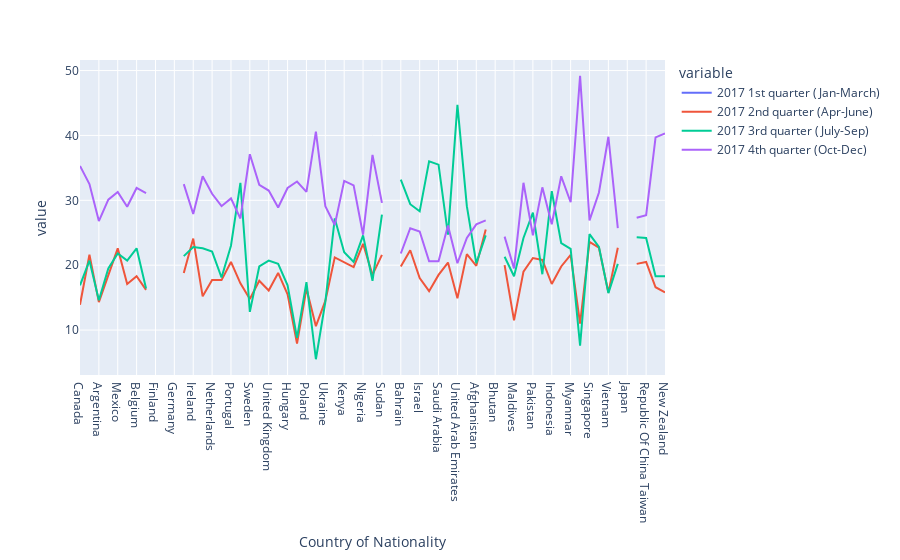

Here is the notebook cell this chart was saved with:
### Code cell
cols = ['2017 1st quarter (Jan-March) ','2017 2nd quarter (Apr-June)', '2017 3rd quarter (July-Sep) ', '2017 4th quarter (Oct-Dec) ']
px.line(df, df.index, cols)

### Figure 1 — Plotly figure (JSON) as saved in the notebook; plotly's stock layout.template omitted (floating-point values rounded to 4 significant figures)
{"data": [{"hovertemplate": "variable=2017 1st quarter (Jan-March) <br>Country of Nationality=%{x}<br>value=%{y}<extra></extra>", "legendgroup": "2017 1st quarter (Jan-March) ", "line": {"color": "#636efa", "dash": "solid"}, "marker": {"symbol": "circle"}, "mode": "lines", "name": "2017 1st quarter (Jan-March) ", "orientation": "v", "showlegend": true, "type": "scatter", "x": ["Canada", "United States Of America", "Argentina", "Brazil", "Mexico", "Austria", "Belgium", "Denmark", "Finland", "France", "Germany", "Greece", "Ireland", "Italy", "Netherlands", "Norway", "Portugal", "Spain", "Sweden", "Switzerland", "United Kingdom", "Czech Rep.", "Hungary", "Kazakhstan", "Poland", "Russian Federation", "Ukraine", "Egypt", "Kenya", "Mauritius", "Nigeria", "South Africa", "Sudan", "Tanzania", "Bahrain", "Iraq", "Israel", "Oman", "Saudi Arabia", "Turkey", "United Arab Emirates", "Yemen", "Afghanistan", "Bangladesh", "Bhutan", "Iran", "Maldives", "Nepal", "Pakistan", "Sri Lanka", "Indonesia", "Malaysia", "Myanmar", "Philippines", "Singapore", "Thailand", "Vietnam", "China", "Japan", "Korea (Republic Of ", "Republic Of China Taiwan", "Australia", "New Zealand"], "xaxis": "x", "y": [null, null, null, null, null, null, null, null, null, null, null, null, null, null, null, null, null, null, null, null, null, null, null, null, null, null, null, null, null, null, null, null, null, null, null, null, null, null, null, null, null, null, null, null, null, null, null, null, null, null, null, null, null, null, null, null, null, null, null, null, null, null, null], "yaxis": "y"}, {"hovertemplate": "variable=2017 2nd quarter (Apr-June)<br>Country of Nationality=%{x}<br>value=%{y}<extra></extra>", "legendgroup": "2017 2nd quarter (Apr-June)", "line": {"color": "#EF553B", "dash": "solid"}, "marker": {"symbol": "circle"}, "mode": "lines", "name": "2017 2nd quarter (Apr-June)", "orientation": "v", "showlegend": true, "type": "scatter", "x": ["Canada", "United States Of America", "Argentina", "Brazil", "Mexico", "Austria", "Belgium", "Denmark", "Finland", "France", "Germany", "Greece", "Ireland", "Italy", "Netherlands", "Norway", "Portugal", "Spain", "Sweden", "Switzerland", "United Kingdom", "Czech Rep.", "Hungary", "Kazakhstan", "Poland", "Russian Federation", "Ukraine", "Egypt", "Kenya", "Mauritius", "Nigeria", "South Africa", "Sudan", "Tanzania", "Bahrain", "Iraq", "Israel", "Oman", "Saudi Arabia", "Turkey", "United Arab Emirates", "Yemen", "Afghanistan", "Bangladesh", "Bhutan", "Iran", "Maldives", "Nepal", "Pakistan", "Sri Lanka", "Indonesia", "Malaysia", "Myanmar", "Philippines", "Singapore", "Thailand", "Vietnam", "China", "Japan", "Korea (Republic Of ", "Republic Of China Taiwan", "Australia", "New Zealand"], "xaxis": "x", "y": [13.9, 21.6, 14.3, 18.5, 22.6, 17.1, 18.3, 16.2, null, 16.4, null, 18.8, 24.1, 15.2, 17.7, 17.7, 20.5, 17.2, 14.8, 17.6, 16.1, 18.8, 15.5, 7.9, 16.4, 10.6, 14.5, 21.2, 20.5, 19.7, 23.3, 18.5, 21.6, null, 19.8, 22.3, 18, 16, 18.5, 20.4, 14.9, 21.7, 19.9, 25.5, null, 20, 11.5, 19, 21.1, 20.8, 17.1, 19.8, 21.6, 11, 23.6, 22.7, 15.8, 22.7, null, 20.2, 20.5, 16.6, 15.8], "yaxis": "y"}, {"hovertemplate": "variable=2017 3rd quarter (July-Sep) <br>Country of Nationality=%{x}<br>value=%{y}<extra></extra>", "legendgroup": "2017 3rd quarter (July-Sep) ", "line": {"color": "#00cc96", "dash": "solid"}, "marker": {"symbol": "circle"}, "mode": "lines", "name": "2017 3rd quarter (July-Sep) ", "orientation": "v", "showlegend": true, "type": "scatter", "x": ["Canada", "United States Of America", "Argentina", "Brazil", "Mexico", "Austria", "Belgium", "Denmark", "Finland", "France", "Germany", "Greece", "Ireland", "Italy", "Netherlands", "Norway", "Portugal", "Spain", "Sweden", "Switzerland", "United Kingdom", "Czech Rep.", "Hungary", "Kazakhstan", "Poland", "Russian Federation", "Ukraine", "Egypt", "Kenya", "Mauritius", "Nigeria", "South Africa", "Sudan", "Tanzania", "Bahrain", "Iraq", "Israel", "Oman", "Saudi Arabia", "Turkey", "United Arab Emirates", "Yemen", "Afghanistan", "Bangladesh", "Bhutan", "Iran", "Maldives", "Nepal", "Pakistan", "Sri Lanka", "Indonesia", "Malaysia", "Myanmar", "Philippines", "Singapore", "Thailand", "Vietnam", "China", "Japan", "Korea (Republic Of ", "Republic Of China Taiwan", "Australia", "New Zealand"], "xaxis": "x", "y": [16.9, 20.7, 14.6, 19.5, 21.8, 20.7, 22.6, 16.4, null, 21.9, null, 21.4, 22.8, 22.6, 22.1, 18.1, 23, 32.7, 12.8, 19.8, 20.7, 20.2, 16.9, 8.8, 17.4, 5.5, 14.3, 27.2, 22, 20.5, 24.6, 17.6, 27.8, null, 33.2, 29.4, 28.3, 36, 35.5, 24.7, 44.7, 29.1, 20.3, 24.6, null, 21.3, 18.3, 24.2, 28.1, 18.6, 31.4, 23.4, 22.5, 7.6, 24.8, 22.8, 15.7, 20.2, null, 24.3, 24.2, 18.3, 18.3], "yaxis": "y"}, {"hovertemplate": "variable=2017 4th quarter (Oct-Dec) <br>Country of Nationality=%{x}<br>value=%{y}<extra></extra>", "legendgroup": "2017 4th quarter (Oct-Dec) ", "line": {"color": "#ab63fa", "dash": "solid"}, "marker": {"symbol": "circle"}, "mode": "lines", "name": "2017 4th quarter (Oct-Dec) ", "orientation": "v", "showlegend": true, "type": "scatter", "x": ["Canada", "United States Of America", "Argentina", "Brazil", "Mexico", "Austria", "Belgium", "Denmark", "Finland", "France", "Germany", "Greece", "Ireland", "Italy", "Netherlands", "Norway", "Portugal", "Spain", "Sweden", "Switzerland", "United Kingdom", "Czech Rep.", "Hungary", "Kazakhstan", "Poland", "Russian Federation", "Ukraine", "Egypt", "Kenya", "Mauritius", "Nigeria", "South Africa", "Sudan", "Tanzania", "Bahrain", "Iraq", "Israel", "Oman", "Saudi Arabia", "Turkey", "United Arab Emirates", "Yemen", "Afghanistan", "Bangladesh", "Bhutan", "Iran", "Maldives", "Nepal", "Pakistan", "Sri Lanka", "Indonesia", "Malaysia", "Myanmar", "Philippines", "Singapore", "Thailand", "Vietnam", "China", "Japan", "Korea (Republic Of ", "Republic Of China Taiwan", "Australia", "New Zealand"], "xaxis": "x", "y": [35.3, 32.5, 26.8, 30.1, 31.3, 29, 31.9, 31.1, null, 28.4, null, 32.5, 27.9, 33.7, 31, 29.1, 30.3, 27.2, 37.1, 32.4, 31.5, 28.9, 31.9, 32.9, 31.3, 40.6, 29.1, 26.2, 33, 32.3, 24.7, 37, 29.6, null, 21.8, 25.7, 25.2, 20.6, 20.6, 26.1, 20.3, 24.2, 26.3, 26.9, null, 24.4, 19.5, 32.7, 24.6, 32, 26.3, 33.7, 29.7, 49.2, 26.9, 31.2, 39.8, 25.7, null, 27.3, 27.7, 39.7, 40.3], "yaxis": "y"}], "layout": {"legend": {"title": {"text": "variable"}, "tracegroupgap": 0}, "margin": {"t": 60}, "xaxis": {"anchor": "y", "domain": [0, 1], "title": {"text": "Country of Nationality"}}, "yaxis": {"anchor": "x", "domain": [0, 1], "title": {"text": "value"}}}}
